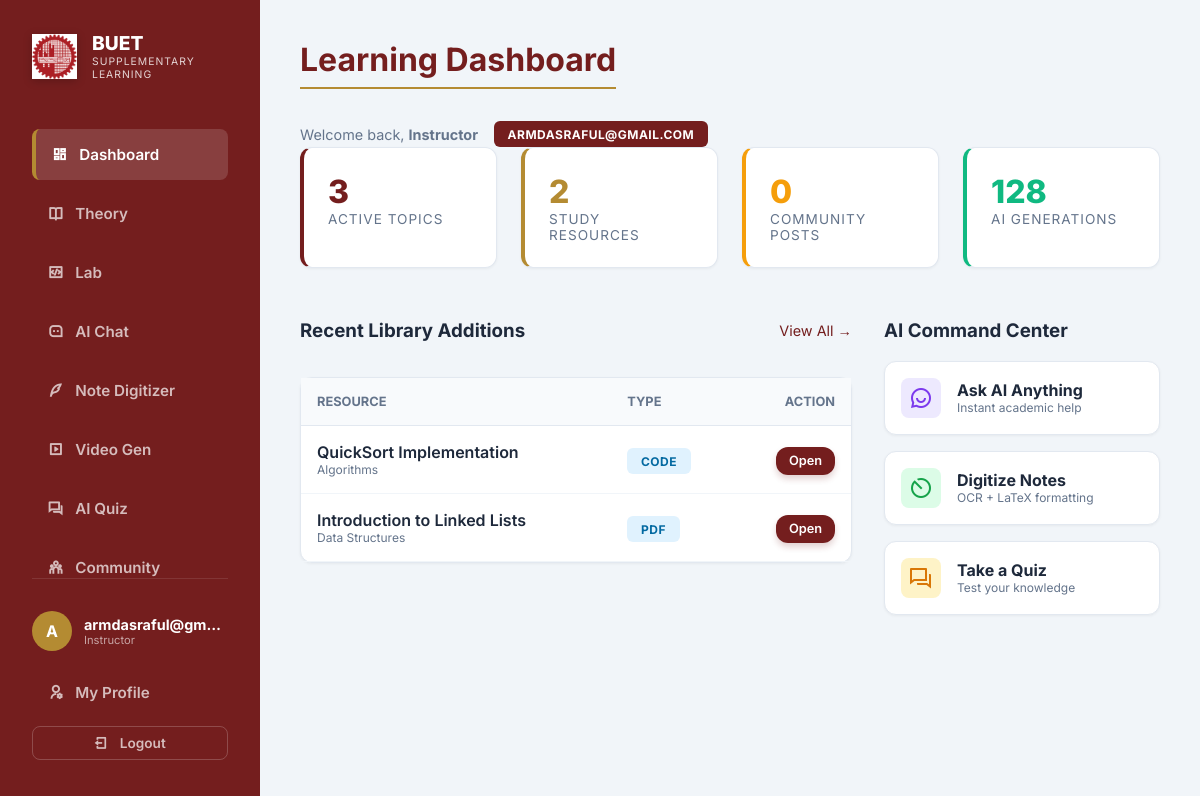
/ (signed in), run on an earlier commit of the app's database.
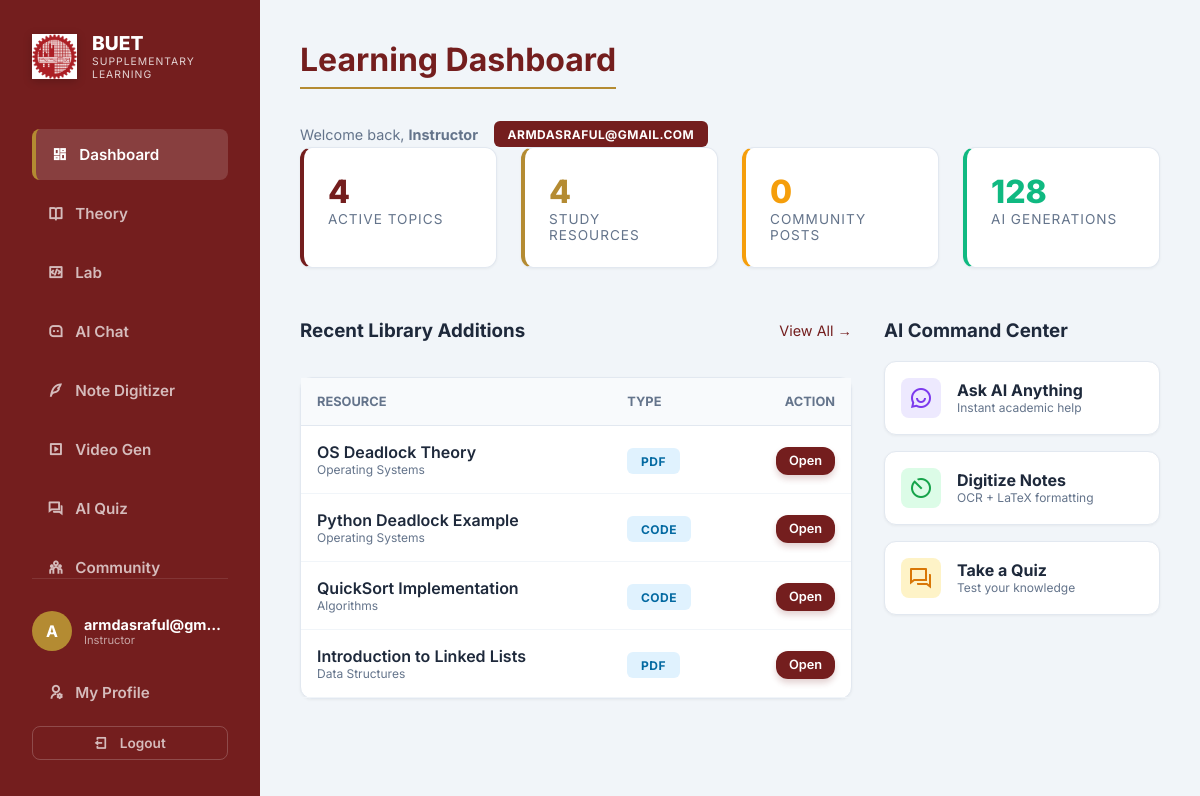
And on a later commit of the database.
### users/models.py (models this page shows, shortened)
class User(AbstractUser):
    ROLE_CHOICES = (
        ('STUDENT', 'Student'),
        ('INSTRUCTOR', 'Instructor'),
        ('TA', 'Teaching Assistant'),
    )
    role = models.CharField(max_length=20, choices=ROLE_CHOICES, default='STUDENT')
    google_id = models.CharField(max_length=100, blank=True, null=True)
    profile_picture = models.URLField(blank=True, null=True)
    bio = models.TextField(max_length=500, blank=True)
    department = models.CharField(max_length=100, blank=True, default='CSE')

### courses/models.py (models this page shows, shortened)
class CourseMaterial(models.Model):
    CATEGORY_CHOICES = [
        ('THEORY', 'Theory'),
        ('LAB', 'Lab'),
    ]
    FILE_TYPE_CHOICES = [
        ('SLIDE', 'Lecture Slide'),
        ('PDF', 'PDF Document'),
        ('CODE', 'Code File'),
        ('NOTE', 'Note/Reference'),
        ('OTHER', 'Other'),
    ]
    title = models.CharField(max_length=255)
    description = models.TextField(blank=True)
    category = models.CharField(max_length=10, choices=CATEGORY_CHOICES, default='THEORY')
    file_type = models.CharField(max_length=10, choices=FILE_TYPE_CHOICES, default='OTHER')
    file = models.FileField(upload_to='course_materials/', blank=True, null=True)
    text_content = models.TextField(blank=True, help_text="For notes or code snippets if no file is uploaded")
    topic = models.ForeignKey(Topic, on_delete=models.SET_NULL, null=True, blank=True, related_name='materials')
    week = models.PositiveIntegerField(null=True, blank=True)
    tags = models.CharField(max_length=255, blank=True, help_text="Comma-separated tags")
    created_at = models.DateTimeField(auto_now_add=True)
    updated_at = models.DateTimeField(auto_now=True)

class Topic(models.Model):
    name = models.CharField(max_length=200)
    description = models.TextField(blank=True)

### courses/views.py (the view)
# urls.py: path('', IndexView.as_view(), name='index'),
class IndexView(LoginRequiredMixin, TemplateView):
    template_name = "courses/index.html"
    def get_context_data(self, **kwargs):
        from community.models import Post
        context = super().get_context_data(**kwargs)
        context['stats'] = {
            'topics': Topic.objects.count(),
            'materials': CourseMaterial.objects.count(),
            'posts': Post.objects.count(),
            'ai_usage': 128 # Mocked cumulative AI interactions
        }
        context['recent_materials'] = CourseMaterial.objects.all().order_by('-id')[:6]
        return context

### templates/courses/index.html (shortened to what this page needs)
{% extends 'base.html' %}
{% block content %}
<div class="header">
    <div class="page-title">Learning Dashboard</div>
    <div class="stats-container" style="display: flex; gap: 1rem; align-items: center;">
        <span style="color: var(--text-muted); font-size: 0.9rem;">Welcome back, <b>
                {{ user.get_role_display|default:user.username }}</b></span>
        <div class="badge" style="background: var(--primary); color: white;">{{ user.username }}</div>
    </div>
</div>
<div class="grid" style="grid-template-columns: repeat(4, 1fr); gap: 1.5rem; margin-bottom: 2rem;">
    <div class="card" style="padding: 1.5rem; border-left: 4px solid var(--primary);">
        <div style="font-size: 2rem; font-weight: 800; color: var(--primary);">{{ stats.topics }}</div>
        <div style="color: var(--text-muted); font-size: 0.85rem; text-transform: uppercase; letter-spacing: 1px;">
            Active Topics</div>
    </div>
    <div class="card" style="padding: 1.5rem; border-left: 4px solid var(--secondary);">
        <div style="font-size: 2rem; font-weight: 800; color: var(--secondary);">{{ stats.materials }}</div>
        <div style="color: var(--text-muted); font-size: 0.85rem; text-transform: uppercase; letter-spacing: 1px;">Study
            Resources</div>
    </div>
    <div class="card" style="padding: 1.5rem; border-left: 4px solid #f59e0b;">
        <div style="font-size: 2rem; font-weight: 800; color: #f59e0b;">{{ stats.posts }}</div>
        <div style="color: var(--text-muted); font-size: 0.85rem; text-transform: uppercase; letter-spacing: 1px;">
            Community Posts</div>
    </div>
    <div class="card" style="padding: 1.5rem; border-left: 4px solid #10b981;">
        <div style="font-size: 2rem; font-weight: 800; color: #10b981;">{{ stats.ai_usage }}</div>
        <div style="color: var(--text-muted); font-size: 0.85rem; text-transform: uppercase; letter-spacing: 1px;">AI
            Generations</div>
    </div>
</div>
<div class="grid" style="grid-template-columns: 2fr 1fr; gap: 2rem;">
    <div>
        <div class="section-title"
            style="display: flex; justify-content: space-between; align-items: center; margin-bottom: 1rem;">
            <h3>Recent Library Additions</h3>
            <a href="/generator-ui/" style="color: var(--primary); font-size: 0.9rem; text-decoration: none;">View All
                →</a>
        </div>
        <div class="card" style="padding: 0;">
            <table style="width: 100%; border-collapse: collapse;">
                <thead>
                    <tr style="background: #f8fafc; border-bottom: 1px solid var(--border-color);">
                        <th style="padding: 1rem; text-align: left; color: var(--text-muted); font-size: 0.8rem;">
                            RESOURCE</th>
                        <th style="padding: 1rem; text-align: left; color: var(--text-muted); font-size: 0.8rem;">TYPE
                        </th>
                        <th style="padding: 1rem; text-align: right; color: var(--text-muted); font-size: 0.8rem;">
                            ACTION</th>
                    </tr>
                </thead>
                <tbody>
                    {% for item in recent_materials %}
                    <tr style="border-bottom: 1px solid #f1f5f9;">
                        <td style="padding: 1rem;">
                            <div style="font-weight: 600; color: var(--text-main);">{{ item.title }}</div>
                            <div style="font-size: 0.75rem; color: var(--text-muted);">{{ item.topic.name }}</div>
                        </td>
                        <td style="padding: 1rem;">
                            <span class="badge" style="background: #e0f2fe; color: #0369a1;">
                                {{ item.file_type }}</span>
                        </td>
                        <td style="padding: 1rem; text-align: right;">
                            <a href="/material-detail/{{ item.pk }}/" class="btn-primary"
                                style="padding: 0.4rem 0.8rem; font-size: 0.8rem; text-decoration: none;">Open</a>
                        </td>
                    </tr>
                    {% empty %}
                    <tr>
                        <td colspan="3" style="padding: 3rem; text-align: center; color: var(--text-muted);">No
                            resources found. Try generating some!</td>
                    </tr>
                    {% endfor %}
                </tbody>
            </table>
        </div>
    </div>
    <div>
        <h3>AI Command Center</h3>
        <div style="display: flex; flex-direction: column; gap: 1rem; margin-top: 1rem;">
            <a href="/chat-ui/" class="card"
                style="text-decoration: none; display: flex; align-items: center; gap: 1rem; padding: 1rem; transition: transform 0.2s;">
                <div
                    style="background: #ede9fe; color: #7c3aed; width: 40px; height: 40px; border-radius: 8px; display: flex; align-items: center; justify-content: center; font-size: 1.5rem;">
                    <i class="ri-chat-smile-2-line"></i>
                </div>
                <div>
                    <div style="font-weight: 700; color: var(--text-main);">Ask AI Anything</div>
                    <div style="font-size: 0.75rem; color: var(--text-muted);">Instant academic help</div>
                </div>
            </a>
            <a href="/digitizer-ui/" class="card"
                style="text-decoration: none; display: flex; align-items: center; gap: 1rem; padding: 1rem; transition: transform 0.2s;">
                <div
                    style="background: #dcfce7; color: #16a34a; width: 40px; height: 40px; border-radius: 8px; display: flex; align-items: center; justify-content: center; font-size: 1.5rem;">
                    <i class="ri-scan-line"></i>
                </div>
                <div>
                    <div style="font-weight: 700; color: var(--text-main);">Digitize Notes</div>
                    <div style="font-size: 0.75rem; color: var(--text-muted);">OCR + LaTeX formatting</div>
                </div>
            </a>
            <a href="/quiz-ui/" class="card"
                style="text-decoration: none; display: flex; align-items: center; gap: 1rem; padding: 1rem; transition: transform 0.2s;">
                <div
                    style="background: #fef3c7; color: #d97706; width: 40px; height: 40px; border-radius: 8px; display: flex; align-items: center; justify-content: center; font-size: 1.5rem;">
                    <i class="ri-question-answer-line"></i>
                </div>
                <div>
                    <div style="font-weight: 700; color: var(--text-main);">Take a Quiz</div>
                    <div style="font-size: 0.75rem; color: var(--text-muted);">Test your knowledge</div>
                </div>
            </a>
        </div>
    </div>
</div>
{% endblock %}

### templates/base.html (shortened to what this page needs)
{% load static %}
<!DOCTYPE html>
<html lang="en">
<head>
    <link href="https://cdn.jsdelivr.net/npm/remixicon@2.5.0/fonts/remixicon.css" rel="stylesheet">
    <link rel="stylesheet" href="{% static 'css/styles.css' %}">
</head>
<body>
    <div class="sidebar" id="sidebar">
        <div class="brand">
            <img src="{% static 'images/logo.png' %}" alt="BUET Logo"
                style="width: 45px; height: 45px; object-fit: contain;">
            <div style="display: flex; flex-direction: column;">
                <span style="font-size: 1.2rem; line-height: 1.2;">BUET</span>
                <span style="font-size: 0.65rem; font-weight: 400; opacity: 0.8; letter-spacing: 1px;">SUPPLEMENTARY
                    LEARNING</span>
            </div>
        </div>
        <nav style="flex: 1; overflow-y: auto;">
            <a href="/" class="nav-link {% if request.path == '/' %}active{% endif %}">
                <i class="ri-dashboard-line"></i> Dashboard
            </a>
            <a href="/library/theory/" class="nav-link {% if 'library/theory' in request.path %}active{% endif %}">
                <i class="ri-book-open-line"></i> Theory
            </a>
            <a href="/library/lab/" class="nav-link {% if 'library/lab' in request.path %}active{% endif %}">
                <i class="ri-code-box-line"></i> Lab
            </a>
            <a href="/chat-ui/" class="nav-link {% if '/chat-ui' in request.path %}active{% endif %}">
                <i class="ri-message-3-line"></i> AI Chat
            </a>
            <a href="/digitizer-ui/" class="nav-link {% if '/digitizer-ui' in request.path %}active{% endif %}">
                <i class="ri-quill-pen-line"></i> Note Digitizer
            </a>
            <a href="/video-generator-ui/"
                class="nav-link {% if '/video-generator-ui' in request.path %}active{% endif %}">
                <i class="ri-video-line"></i> Video Gen
            </a>
            <a href="/quiz-ui/" class="nav-link {% if '/quiz-ui' in request.path %}active{% endif %}">
                <i class="ri-question-answer-line"></i> AI Quiz
            </a>
            <a href="/community/feed/" class="nav-link {% if '/community' in request.path %}active{% endif %}">
                <i class="ri-team-line"></i> Community
            </a>
        </nav>
        <div style="margin-top: auto; padding-top: 2rem; border-top: 1px solid rgba(255,255,255,0.1);">
            {% if user.is_authenticated %}
            <div style="display: flex; align-items: center; gap: 12px; margin-bottom: 1rem;">
                <div
                    style="min-width: 40px; width: 40px; height: 40px; border-radius: 50%; background: var(--secondary); display: flex; align-items: center; justify-content: center; font-weight: 700;">
                    {{ user.username|first|upper }}
                </div>
                <div style="overflow: hidden;">
                    <div
                        style="font-size: 0.9rem; font-weight: 700; white-space: nowrap; overflow: hidden; text-overflow: ellipsis;">
                        {{ user.username }}</div>
                    <div style="font-size: 0.7rem; color: rgba(255,255,255,0.6);">
                        {{ user.get_role_display|default:"Student" }}</div>
                </div>
            </div>
            <a href="{% url 'profile' %}" class="nav-link {% if '/profile' in request.path %}active{% endif %}"
                style="margin-bottom: 0.5rem;">
                <i class="ri-user-settings-line"></i> My Profile
            </a>
            <a href="{% url 'account_logout' %}" class="nav-link"
                style="padding: 0.5rem; font-size: 0.85rem; border: 1px solid rgba(255,255,255,0.2); justify-content: center; margin-top: 0.5rem;">
                <i class="ri-logout-box-line"></i> Logout
            </a>
            {% else %}
            <a href="{% url 'account_login' %}" class="btn-primary"
                style="display: block; text-align: center; text-decoration: none; background: var(--secondary);">
                <i class="ri-login-box-line"></i> Login / Register
            </a>
            {% endif %}
        </div>
    </div>
    <div class="main-content">
        {% block content %}{% endblock %}
    </div>
</body>
</html>

### static/css/styles.css (style rules this page uses)
:root { --primary: #741e1e; --secondary: #b48b32; --accent: #e53935; --bg-dark: #f1f5f9; --bg-card: #ffffff; --text-main: #1e293b; --text-muted: #64748b; --sidebar-bg: #741e1e; --sidebar-text: #ffffff; --glass: rgba(255, 255, 255, 0.9); --border-color: #e2e8f0; }
* { box-sizing: border-box; }
body { font-family: 'Inter', sans-serif; background: var(--bg-dark); color: var(--text-main); margin: 0; display: flex; height: 100vh; overflow: hidden; }
.sidebar { width: 260px; background: var(--sidebar-bg); color: var(--sidebar-text); padding: 2rem; display: flex; flex-direction: column; box-shadow: 4px 0 10px rgba(0, 0, 0, 0.1); transition: all 0.3s ease; }
.brand { font-size: 1.5rem; font-weight: 800; color: white; margin-bottom: 3rem; display: flex; align-items: center; gap: 15px; }
.brand img { width: 50px; height: auto; filter: drop-shadow(0 2px 4px rgba(0, 0, 0, 0.2)); }
.nav-link { color: rgba(255, 255, 255, 0.7); text-decoration: none; padding: 1rem; border-radius: 8px; transition: all 0.3s; display: flex; align-items: center; gap: 12px; margin-bottom: 0.5rem; font-weight: 600; font-size: 0.95rem; }
.nav-link:hover, .nav-link.active { background: rgba(255, 255, 255, 0.15); color: #fff; border-left: 4px solid var(--secondary); }
.main-content { flex: 1; padding: 2.5rem; overflow-y: auto; position: relative; background: var(--bg-dark); }
.page-title { font-size: 2rem; margin-bottom: 2rem; font-weight: 700; color: var(--primary); border-bottom: 2px solid var(--secondary); display: inline-block; padding-bottom: 0.5rem; }
.card { background: var(--bg-card); border: 1px solid var(--border-color); border-radius: 12px; padding: 1.5rem; transition: transform 0.2s, box-shadow 0.2s; box-shadow: 0 1px 3px rgba(0, 0, 0, 0.05); }
.badge { padding: 0.35rem 0.85rem; border-radius: 6px; font-size: 0.75rem; font-weight: 700; text-transform: uppercase; letter-spacing: 0.5px; }
.grid { display: grid; grid-template-columns: repeat(auto-fill, minmax(300px, 1fr)); gap: 2rem; }
.btn-primary { background: var(--primary); color: white; border: none; padding: 1rem 2rem; border-radius: 12px; cursor: pointer; font-weight: 600; transition: all 0.2s; font-size: 1rem; box-shadow: 0 4px 6px rgba(116, 30, 30, 0.2); }

What changed in the data, as far as the page shows it:
added CourseMaterial: title "OS Deadlock Theory", topic.name "Operating Systems", file_type "PDF"
added CourseMaterial: title "Python Deadlock Example", topic.name "Operating Systems", file_type "CODE"
Also different on the page:
{{ stats.topics }}: "3" → "4"
{{ stats.materials }}: "2" → "4"
